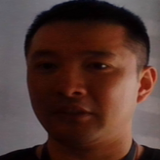
//> input picture Python/case3/images/balvin_1.png, 160 x 160 px, given in place of my_mask.png, which was not available
$ ./day057   (built with g++ and OpenCV 4)
//> lines starting //> are read from the running program, lines starting //| are printed output that depends on the picture; after the words box and inside, x2 and y2 are one past the last pixel; in counts of white or black regions, pixels touching at a corner belong together; pictures that were not available may be replaced by others from this repository, and a replacement may not be noted
#include <opencv2/opencv.hpp>
#include <iostream>

using namespace cv;
using namespace std;

int main(int argc, const char *argv[])
{
	Mat src = imread("D:/images/my_mask.png");
//> src is the input picture: 160 rows x 160 cols, CV_8UC3; mean B, G, R 49.2, 54.8, 80.7
	if (src.empty()) {
		printf("could not load image...\n");
		return -1;
	}
	namedWindow("input", WINDOW_AUTOSIZE);
	imshow("input", src);

	// 二值化
	Mat dst, gray, binary;
	cvtColor(src, gray, COLOR_BGR2GRAY);
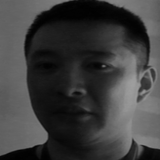
//> gray: 160 rows x 160 cols, CV_8UC1; min 1, max 158, mean 62
	threshold(gray, binary, 0, 255, THRESH_BINARY | THRESH_OTSU);
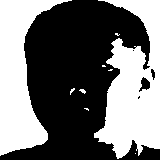
//> binary: 160 rows x 160 cols, CV_8UC1; 44.7% white; 9 white regions (6 under 20 px)

	// 轮廓发现与绘制
	vector<vector<Point>> contours;
	vector<Vec4i> hierarchy;
	findContours(binary, contours, hierarchy, RETR_EXTERNAL, CHAIN_APPROX_SIMPLE, Point());
//> contours = 9 contours, 7 with area under 20; largest, box (x1, y1, x2, y2) and area: (94, 0, 160, 159) 6082, (0, 0, 72, 156) 4910
	int h = src.rows;
//> h = 160
	int w = src.cols;
//> w = 160
	Mat image = Mat::zeros(src.size(), CV_32FC3);
	for (int row = 0; row < h; row++) {
		for (int col = 0; col < w; col++) {
			double dist = pointPolygonTest(contours[0], Point(col, row), true);
			if (dist == 0) {
				image.at<Vec3f>(row, col) = Vec3f(255, 255, 255);
			}
			if (dist > 0) {
				image.at<Vec3f>(row, col) = Vec3f(255-dist, 0, 0);
			}
			if (dist < 0) {
				image.at<Vec3f>(row, col) = Vec3f(0, 0, 255+dist);
			}

		}
	}
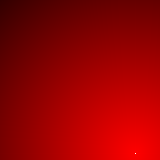
//> image: 160 rows x 160 cols, CV_32FC3; mean B, G, R 0, 0, 151
	convertScaleAbs(image, image);
//> image: 160 rows x 160 cols, CV_8UC3
	image.convertTo(image, CV_8UC3);
	imshow("points", image);

	waitKey(0);
	return 0;
}

$ run again, on Python/case3/images/zhigang_1.png
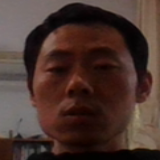
//> input picture Python/case3/images/zhigang_1.png, 160 x 160 px, given in place of my_mask.png, which was not available
//> src is the input picture: 160 rows x 160 cols, CV_8UC3; mean B, G, R 46.8, 53.1, 74.3
//> `threshold(gray, binary, 0, 255, THRESH_BINARY | THRESH_OTSU);`:
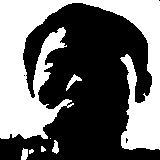
//> binary: 160 rows x 160 cols, CV_8UC1; 41.9% white; 7 white regions (2 under 20 px)
//> contours = 7 contours, 3 with area under 20; largest, box (x1, y1, x2, y2) and area: (0, 0, 160, 150) 9846, (66, 74, 82, 91) 64, (21, 148, 28, 160) 50, (52, 140, 59, 154) 46
//> after the loop `for (int row = 0; row < h; row++)`:
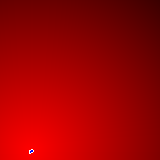
//> image: 160 rows x 160 cols, CV_32FC3; mean B, G, R 0.2, 0.1, 157.8
